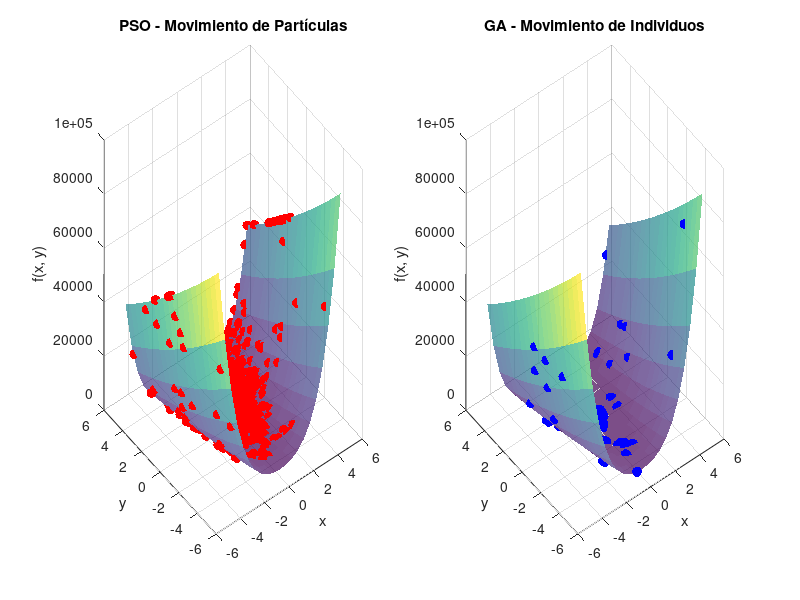

Reproduce this figure in MATLAB.
% Limpieza del entorno
clear; clc; close all;

% --- Parámetros comunes ---
numDimensions = 2; % Número de dimensiones del problema
xMin = -5; xMax = 5; % Límites del espacio de búsqueda
maxIterations = 50; % Máximo número de iteraciones

% --- Definición de la función objetivo (Rosenbrock) ---
FitnessFunction = @(x) sum(100 * (x(2:end) - x(1:end-1).^2).^2 + (1 - x(1:end-1)).^2);

% Crear una malla para graficar la función objetivo
[x, y] = meshgrid(xMin:0.5:xMax, xMin:0.5:xMax); % Malla de puntos en los ejes X e Y
z = arrayfun(@(x, y) FitnessFunction([x, y]), x, y); % Evaluar la función objetivo en la malla

%% --- PSO: Configuración y Ejecución ---
numParticles = 30; % Número de partículas
w = 0.7;  % Factor de inercia (controla la velocidad previa)
c1 = 1.5; % Coeficiente cognitivo (atracción hacia el mejor personal)
c2 = 1.5; % Coeficiente social (atracción hacia el mejor global)

% Inicialización de PSO
positions = xMin + (xMax - xMin) * rand(numParticles, numDimensions); % Posiciones iniciales aleatorias
velocities = zeros(numParticles, numDimensions); % Velocidades iniciales en cero
pBest = positions; % Mejor posición personal (inicialmente la posición actual)
pBestScores = arrayfun(@(i) FitnessFunction(positions(i,:)), 1:numParticles)'; % Evaluar la función objetivo en cada partícula
[gBestScore, gBestIdx] = min(pBestScores); % Determinar el mejor puntaje global y su índice
gBest = positions(gBestIdx, :); % Mejor posición global

% Configuración de la gráfica para PSO
figure; % Crear una nueva figura
subplot(1, 2, 1); % Subgráfica para PSO
surf(x, y, z, 'EdgeColor', 'none', 'FaceAlpha', 0.7); % Graficar la superficie de la función
hold on;
scatter3(positions(:, 1), positions(:, 2), ...
    arrayfun(@(i) FitnessFunction(positions(i,:)), 1:numParticles)', ...
    50, 'r', 'filled'); % Graficar las partículas
title('PSO - Movimiento de Partículas');
xlabel('x'); ylabel('y'); zlabel('f(x, y)');
grid on;

%% --- GA: Configuración y Ejecución ---
numPopulation = 30; % Tamaño de la población
population = xMin + (xMax - xMin) * rand(numPopulation, numDimensions); % Población inicial aleatoria
gaBestScores = zeros(1, maxIterations); % Arreglo para almacenar los mejores puntajes en cada iteración
mutationRate = 0.1; % Tasa de mutación

% Configuración de la gráfica para GA
subplot(1, 2, 2); % Subgráfica para GA
surf(x, y, z, 'EdgeColor', 'none', 'FaceAlpha', 0.7); % Graficar la superficie de la función
hold on;
scatter3(population(:, 1), population(:, 2), ...
    arrayfun(@(i) FitnessFunction(population(i,:)), 1:numPopulation)', ...
    50, 'b', 'filled'); % Graficar los individuos
title('GA - Movimiento de Individuos');
xlabel('x'); ylabel('y'); zlabel('f(x, y)');
grid on;

%% --- Bucle de iteración ---
for iter = 1:maxIterations
    % --- PSO: Actualización ---
    for i = 1:numParticles
        % Evaluar la función objetivo en la posición actual
        currentScore = FitnessFunction(positions(i, :));
        % Actualizar el mejor personal si se encuentra un mejor puntaje
        if currentScore < pBestScores(i)
            pBestScores(i) = currentScore;
            pBest(i, :) = positions(i, :);
        end
        % Actualizar el mejor global si es necesario
        if currentScore < gBestScore
            gBestScore = currentScore;
            gBest = positions(i, :);
        end
    end
    
    % Actualizar posiciones y velocidades en PSO
    for i = 1:numParticles
        r1 = rand(1, numDimensions); % Coeficiente aleatorio para el mejor personal
        r2 = rand(1, numDimensions); % Coeficiente aleatorio para el mejor global
        velocities(i, :) = w * velocities(i, :) + ...
                           c1 * r1 .* (pBest(i, :) - positions(i, :)) + ...
                           c2 * r2 .* (gBest - positions(i, :)); % Actualizar velocidad
        positions(i, :) = positions(i, :) + velocities(i, :); % Actualizar posición
        positions(i, :) = max(min(positions(i, :), xMax), xMin); % Restringir al espacio de búsqueda
    end
    
    % Actualizar la gráfica de PSO
    subplot(1, 2, 1);
    scatter3(positions(:, 1), positions(:, 2), ...
        arrayfun(@(i) FitnessFunction(positions(i,:)), 1:numParticles)', ...
        50, 'r', 'filled'); % Graficar las partículas actualizadas
    drawnow; % Actualizar la gráfica en tiempo real
    
    % --- GA: Evolución ---
    scores = arrayfun(@(i) FitnessFunction(population(i,:)), 1:numPopulation)'; % Evaluar la población
    [~, sortedIdx] = sort(scores); % Ordenar la población por puntaje
    bestIndividuals = population(sortedIdx(1:round(numPopulation/2)), :); % Seleccionar los mejores individuos
    offspring = bestIndividuals + mutationRate * randn(size(bestIndividuals)); % Crear descendientes con mutación
    population = [bestIndividuals; offspring]; % Actualizar población
    population = max(min(population, xMax), xMin); % Restringir al espacio de búsqueda
    
    % Actualizar la gráfica de GA
    subplot(1, 2, 2);
    scatter3(population(:, 1), population(:, 2), ...
        arrayfun(@(i) FitnessFunction(population(i,:)), 1:numPopulation)', ...
        50, 'b', 'filled'); % Graficar los individuos actualizados
    drawnow; % Actualizar la gráfica en tiempo real
    
    % Almacenar el mejor resultado de GA
    gaBestScores(iter) = min(scores);
end
